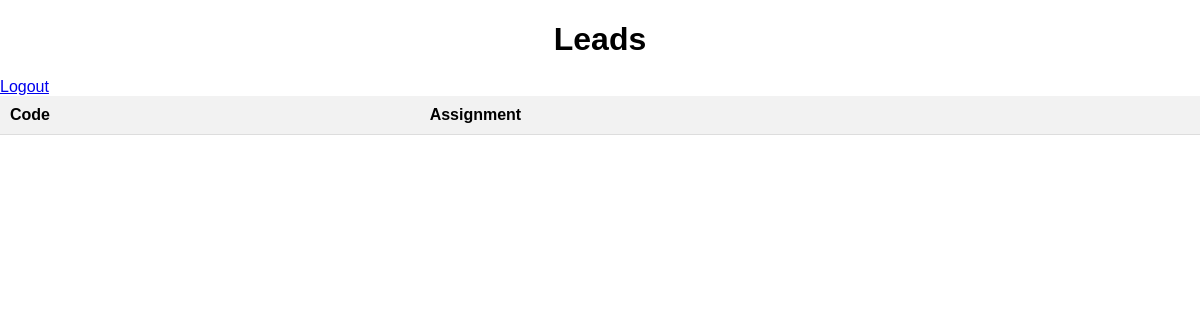
Page /leads/view/ on the earlier database version.
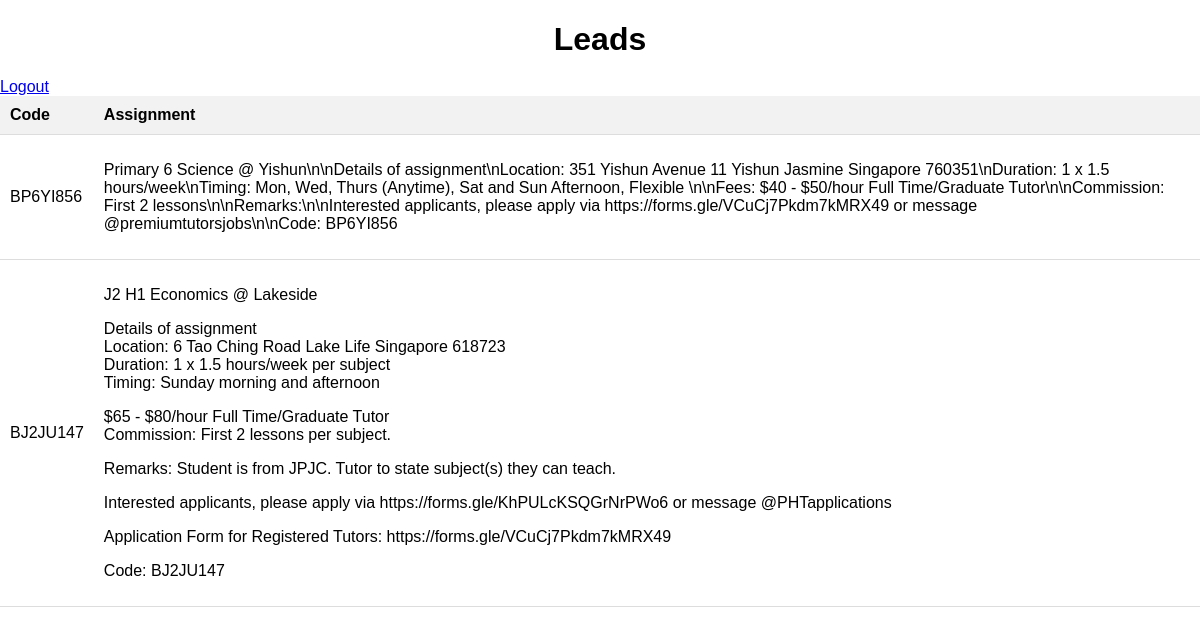
Same page on the later database version.
### leads/models.py (models this page shows)
class Leads(models.Model):
    STATUS_CHOICES = [
        ('new_case', 'New Case'),
        ('tutors_sent', 'Tutors Sent'),
        ('tutors_needed', 'Tutors Needed'),
        ('closed', 'Closed'),
        ('activate_tuition_centres', 'Activate Tuition Centres'),
        ('premium_education', 'Premium Education'),
        ('issue_cases', 'Issue Cases'),
        ('follow_up_to_close', 'Follow Up to Close'),
        ('group_chats_created', 'Group Chats Created'),
        ('awaiting_confirmation', 'Awaiting Confirmation'),
        ('incomplete', 'Incomplete'),
    ]
    code = models.CharField(max_length=20)
    description = models.TextField()
    client_name = models.CharField(max_length=200)
    client_number = models.CharField(max_length=15)
    status = models.CharField(
        max_length=50, choices=STATUS_CHOICES, default='new_case')
    new_applications = models.IntegerField(default=0)
    sent_applications = models.IntegerField(default=0)
    pending_applications = models.IntegerField(default=0)
    remarks = models.CharField(max_length=500)
    many_tutor_link = models.CharField(max_length=500)
    created_date = models.DateTimeField(auto_now_add=True)
    last_reviewed_date = models.DateTimeField(auto_now=True)

### leads/views.py (the view)
# urls.py: path("view/", views.lead_list, name="view-list")
def lead_list(request):
    leads = Leads.objects.all()
    return render(request, 'leads/leads-list.html', {'leads': leads})

### leads/templates/leads/leads-list.html (shortened to what this page needs)
<!DOCTYPE html>
<html lang="en">
<head>
</head>
<body>
    <h1>Leads</h1>
    <a href="{% url 'logout' %}">Logout</a>
    <table>
        <thead>
            <tr>
                <th>Code</th>
                <th>Assignment</th>
            </tr>
        </thead>
        <tbody>
            {% for lead in leads %}
            <tr>
                <td>{{ lead.code }}</td>
                <td>{{ lead.description|linebreaks }}</td>
            </tr>
            {% endfor %}
        </tbody>
    </table>
</body>
</html>

### leads/templates/leads/leads-list.html (style rules this page uses)
body { font-family: Arial, sans-serif; margin: 0; padding: 0; }
h1 { text-align: center; margin-bottom: 20px; }
table { width: 100%; border-collapse: collapse; }
th, td { padding: 10px; text-align: left; border-bottom: 1px solid #ddd; }
th { background-color: #f2f2f2; font-weight: bold; }

Differences in the rows shown:
added Leads: code "BP6YI856", description "Primary 6 Science @ Yishun\\n\\nDetails of assignment\\nLocation: 351 Yishun Avenue 11 Yishun Jasmine Singapore 760351\\nDuration: 1 x 1.5 hours/week\\nTiming: Mon, Wed, Thurs (Anytime), Sat and Sun Afternoon, Flexible \\n\\nFees: $40 - $50/hour Full Time/Graduate Tutor\\n\\nCommission: First 2 lessons\\n\\nRemarks:\\n\\nInterested applicants, please apply via https://forms.gle/VCuCj7Pkdm7kMRX49 or message @premiumtutorsjobs\\n\\nCode: BP6YI856"
added Leads: code "BJ2JU147", description "J2 H1 Economics @ Lakeside Details of assignment Location: 6 Tao Ching Road Lake Life Singapore 618723 Duration: 1 x 1.5 hours/week per subject Timing: Sunday morning and afternoon $65 - $80/hour Full Time/Graduate Tutor Commission: First 2 lessons per subject. Remarks: Student is from JPJC. Tutor to state subject(s) they can teach. Interested applicants, please apply via https://forms.gle/KhPULcKSQGrNrPWo6 or message @PHTapplications Application Form for Registered Tutors: https://forms.gle/VCuCj7Pkdm7kMRX49 Code: BJ2JU147"
